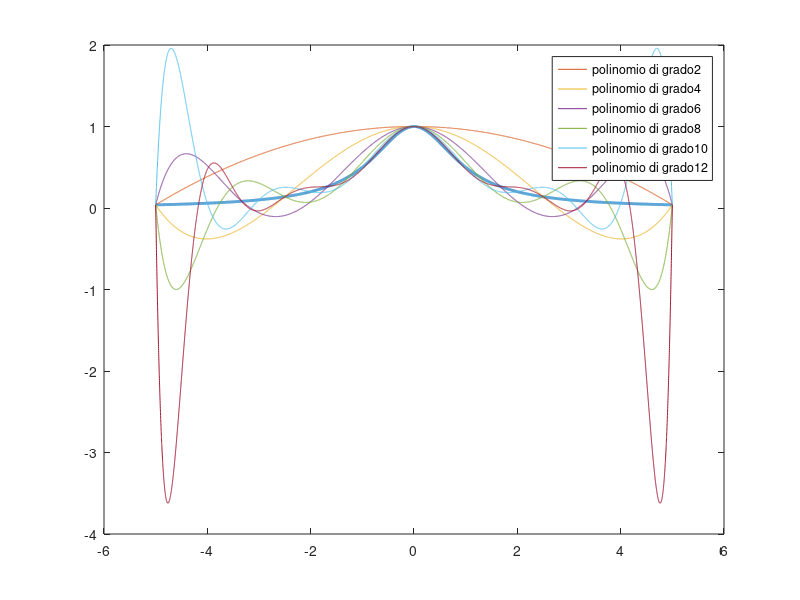
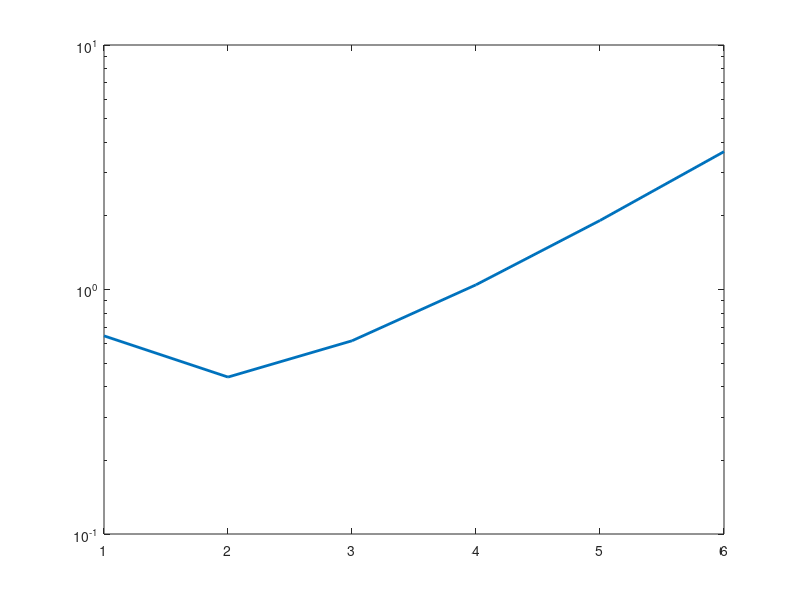

MATLAB code for these plots, in order:

% Controesempio di Runge
f = @(x) 1./(1+x.^2);

% Scegliamo "tanti" nodi per il grafico della funzione sopra
xx = -5:1e-3:5;
% Le valutazioni di f nei nodi di sopra.
yy = f(xx);

% Calcolaimo i polinomi interpolatori su nodi equispaziati e calcolare le 
% distanze tra f e i polinomi interpolatori.
figure(1);
plot(xx, yy, "linewidth", 2);
hold on;
for n = 2:2:12
  x = linspace(-5, 5, n+1);
  y = f(x);
  p = polyfit(x, y, n);
  py = polyval(p, xx);
  plot(xx, py, strcat(";polinomio di grado ", num2str(n), ";"));
  E(n/2) = norm(py-yy, "inf");
end
hold off;
print runge1.png

%%%

figure(2);
semilogy(E, "linewidth", 2);
print runge2.png
